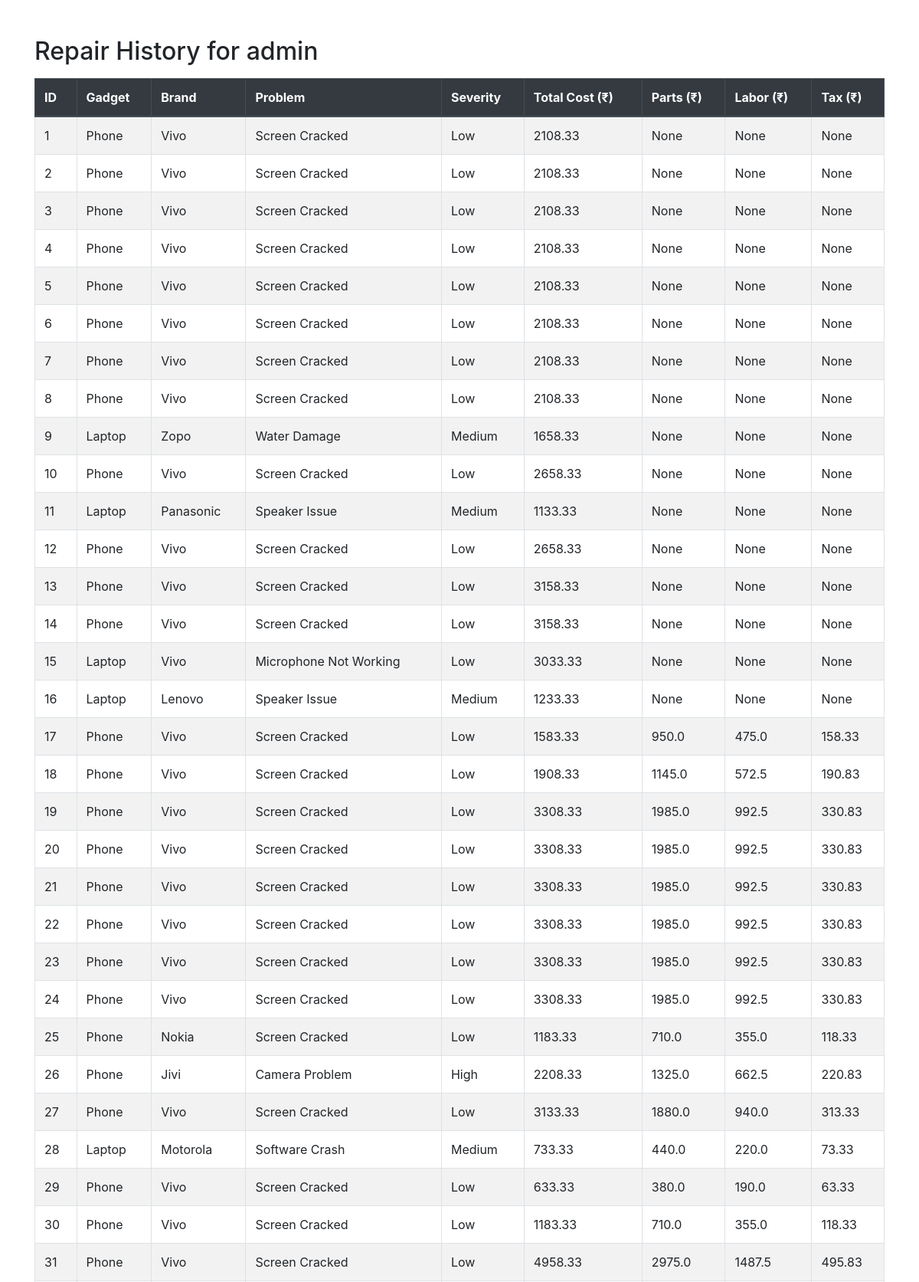
The page /history (signed in, upper part) on the database its author committed.
### tables this page shows
CREATE TABLE repairs (
            id INTEGER PRIMARY KEY AUTOINCREMENT,
            username TEXT,
            gadget_type TEXT,
            brand TEXT,
            problem_type TEXT,
            severity TEXT,
            estimated_cost REAL
        , parts_cost REAL, labor_cost REAL, tax REAL);

### app.py (the view)
@app.route('/history')
def history():
    if 'username' not in session:
        return redirect(url_for('login'))
    conn = sqlite3.connect(DB_PATH)
    cursor = conn.cursor()
    cursor.execute('SELECT * FROM repairs WHERE username = ?', (session['username'],))
    rows = cursor.fetchall()
    conn.close()
    return render_template('history.html', records=rows)

### templates/history.html (shortened to what this page needs)
<!DOCTYPE html>
<html>
<head>
    <link rel="stylesheet" href="https://stackpath.bootstrapcdn.com/bootstrap/4.5.2/css/bootstrap.min.css">
</head>
<body>
<div class="container mt-5">
    <h2>Repair History for {{ session['username'] }}</h2>
    <table class="table table-bordered table-striped mt-3">
        <thead class="thead-dark">
            <tr>
                <th>ID</th>
                <th>Gadget</th>
                <th>Brand</th>
                <th>Problem</th>
                <th>Severity</th>
                <th>Total Cost (₹)</th>
                <th>Parts (₹)</th>
                <th>Labor (₹)</th>
                <th>Tax (₹)</th>
            </tr>
        </thead>
        <tbody>
            {% for record in records %}
            <tr>
                <td>{{ record[0] }}</td>
                <td>{{ record[2] }}</td>
                <td>{{ record[3] }}</td>
                <td>{{ record[4] }}</td>
                <td>{{ record[5] }}</td>
                <td>{{ record[6] }}</td>
                <td>{{ record[7] }}</td>
                <td>{{ record[8] }}</td>
                <td>{{ record[9] }}</td>
            </tr>
            {% endfor %}
        </tbody>
    </table>
</div>
</body>
</html>

### rows shown on the page
repairs: id "1", gadget_type "Phone", brand "Vivo", problem_type "Screen Cracked", severity "Low", estimated_cost "2108.33", record "None"
repairs: id "2", gadget_type "Phone", brand "Vivo", problem_type "Screen Cracked", severity "Low", estimated_cost "2108.33", record "None"
repairs: id "3", gadget_type "Phone", brand "Vivo", problem_type "Screen Cracked", severity "Low", estimated_cost "2108.33", record "None"
repairs: id "4", gadget_type "Phone", brand "Vivo", problem_type "Screen Cracked", severity "Low", estimated_cost "2108.33", record "None"
repairs: id "5", gadget_type "Phone", brand "Vivo", problem_type "Screen Cracked", severity "Low", estimated_cost "2108.33", record "None"
repairs: id "6", gadget_type "Phone", brand "Vivo", problem_type "Screen Cracked", severity "Low", estimated_cost "2108.33", record "None"
repairs: id "7", gadget_type "Phone", brand "Vivo", problem_type "Screen Cracked", severity "Low", estimated_cost "2108.33", record "None"
repairs: id "8", gadget_type "Phone", brand "Vivo", problem_type "Screen Cracked", severity "Low", estimated_cost "2108.33", record "None"
repairs: id "9", gadget_type "Laptop", brand "Zopo", problem_type "Water Damage", severity "Medium", estimated_cost "1658.33", record "None"
repairs: id "10", gadget_type "Phone", brand "Vivo", problem_type "Screen Cracked", severity "Low", estimated_cost "2658.33", record "None"
repairs: id "11", gadget_type "Laptop", brand "Panasonic", problem_type "Speaker Issue", severity "Medium", estimated_cost "1133.33", record "None"
repairs: id "12", gadget_type "Phone", brand "Vivo", problem_type "Screen Cracked", severity "Low", estimated_cost "2658.33", record "None"
repairs: id "13", gadget_type "Phone", brand "Vivo", problem_type "Screen Cracked", severity "Low", estimated_cost "3158.33", record "None"
repairs: id "14", gadget_type "Phone", brand "Vivo", problem_type "Screen Cracked", severity "Low", estimated_cost "3158.33", record "None"
repairs: id "15", gadget_type "Laptop", brand "Vivo", problem_type "Microphone Not Working", severity "Low", estimated_cost "3033.33", record "None"
repairs: id "16", gadget_type "Laptop", brand "Lenovo", problem_type "Speaker Issue", severity "Medium", estimated_cost "1233.33", record "None"
repairs: id "17", gadget_type "Phone", brand "Vivo", problem_type "Screen Cracked", severity "Low", estimated_cost "1583.33", parts_cost "950.0", labor_cost "475.0", tax "158.33"
repairs: id "18", gadget_type "Phone", brand "Vivo", problem_type "Screen Cracked", severity "Low", estimated_cost "1908.33", parts_cost "1145.0", labor_cost "572.5", tax "190.83"
repairs: id "19", gadget_type "Phone", brand "Vivo", problem_type "Screen Cracked", severity "Low", estimated_cost "3308.33", parts_cost "1985.0", labor_cost "992.5", tax "330.83"
repairs: id "20", gadget_type "Phone", brand "Vivo", problem_type "Screen Cracked", severity "Low", estimated_cost "3308.33", parts_cost "1985.0", labor_cost "992.5", tax "330.83"
repairs: id "21", gadget_type "Phone", brand "Vivo", problem_type "Screen Cracked", severity "Low", estimated_cost "3308.33", parts_cost "1985.0", labor_cost "992.5", tax "330.83"
repairs: id "22", gadget_type "Phone", brand "Vivo", problem_type "Screen Cracked", severity "Low", estimated_cost "3308.33", parts_cost "1985.0", labor_cost "992.5", tax "330.83"
repairs: id "23", gadget_type "Phone", brand "Vivo", problem_type "Screen Cracked", severity "Low", estimated_cost "3308.33", parts_cost "1985.0", labor_cost "992.5", tax "330.83"
repairs: id "24", gadget_type "Phone", brand "Vivo", problem_type "Screen Cracked", severity "Low", estimated_cost "3308.33", parts_cost "1985.0", labor_cost "992.5", tax "330.83"
repairs: id "25", gadget_type "Phone", brand "Nokia", problem_type "Screen Cracked", severity "Low", estimated_cost "1183.33", parts_cost "710.0", labor_cost "355.0", tax "118.33"
repairs: id "26", gadget_type "Phone", brand "Jivi", problem_type "Camera Problem", severity "High", estimated_cost "2208.33", parts_cost "1325.0", labor_cost "662.5", tax "220.83"
repairs: id "27", gadget_type "Phone", brand "Vivo", problem_type "Screen Cracked", severity "Low", estimated_cost "3133.33", parts_cost "1880.0", labor_cost "940.0", tax "313.33"
repairs: id "28", gadget_type "Laptop", brand "Motorola", problem_type "Software Crash", severity "Medium", estimated_cost "733.33", parts_cost "440.0", labor_cost "220.0", tax "73.33"
repairs: id "29", gadget_type "Phone", brand "Vivo", problem_type "Screen Cracked", severity "Low", estimated_cost "633.33", parts_cost "380.0", labor_cost "190.0", tax "63.33"
repairs: id "30", gadget_type "Phone", brand "Vivo", problem_type "Screen Cracked", severity "Low", estimated_cost "1183.33", parts_cost "710.0", labor_cost "355.0", tax "118.33"
repairs: id "31", gadget_type "Phone", brand "Vivo", problem_type "Screen Cracked", severity "Low", estimated_cost "4958.33", parts_cost "2975.0", labor_cost "1487.5", tax "495.83"

### other values the page prints
{{ session['username'] }} "admin"
